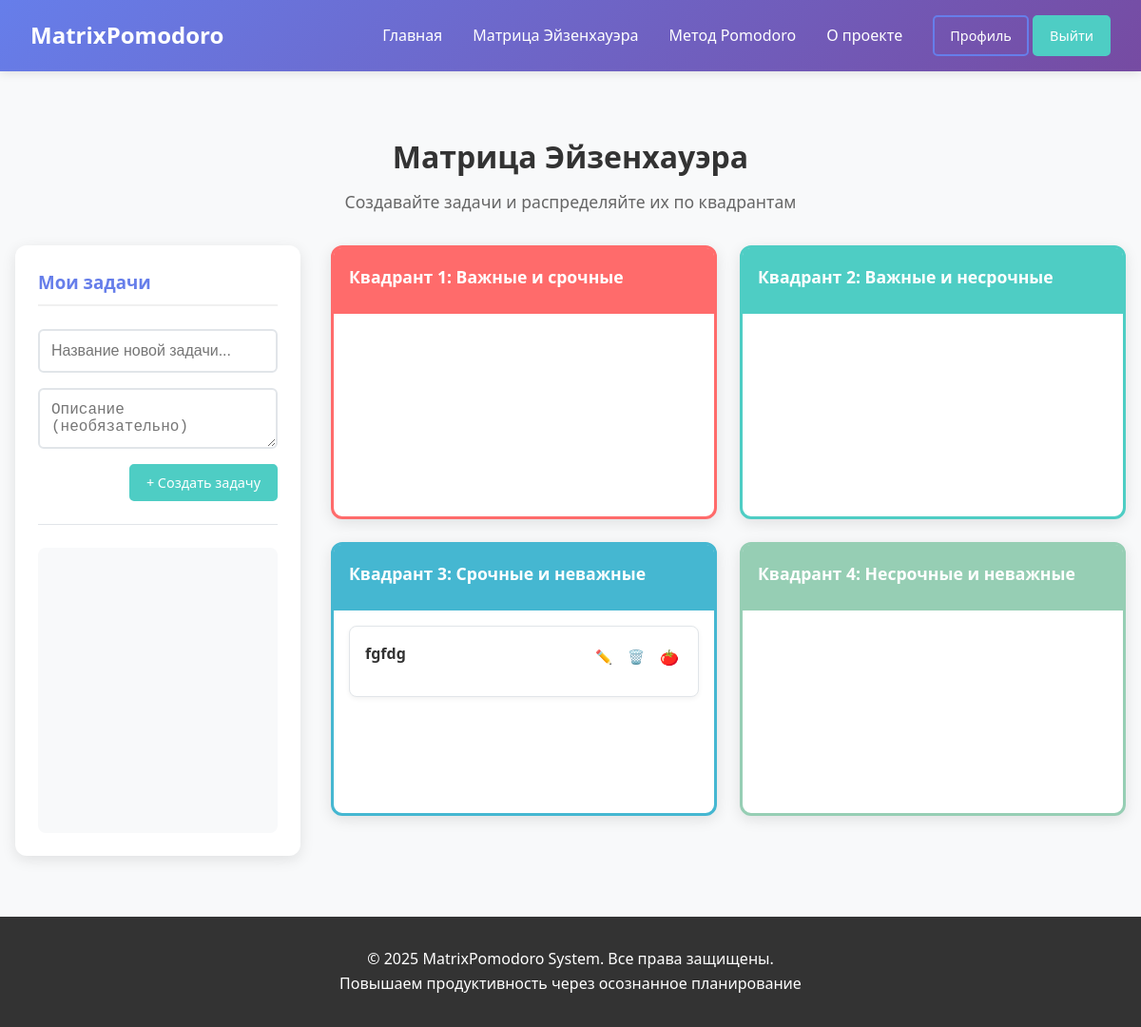
/tasks/matrix/ (signed in), run on the app's committed database.
### tasks/models.py (models this page shows, shortened)
class EisenhowerQuadrant(models.Model):
    name = models.CharField(max_length=100, verbose_name="Название квадранта")
    description = models.TextField(verbose_name="Описание")
    priority_order = models.IntegerField(verbose_name="Порядок отображения (1-4)")
    color_code = models.CharField(max_length=7, default='#FFFFFF', verbose_name="Цвет (HEX)")
    icon = models.CharField(max_length=50, blank=True, verbose_name="Иконка")
    class Meta:
        verbose_name = "Квадрант Эйзенхауэра"
        verbose_name_plural = "Квадранты Эйзенхауэра"
        ordering = ['priority_order']

class Task(models.Model):
    STATUS_CHOICES = [
        ('active', 'Активная'),
        ('completed', 'Завершена'),
        ('cancelled', 'Отменена'),
    ]
    user = models.ForeignKey(User, on_delete=models.CASCADE, verbose_name="Пользователь")
    quadrant = models.ForeignKey(EisenhowerQuadrant, on_delete=models.PROTECT,
                                 verbose_name="Квадрант", null=True, blank=True)
    title = models.CharField(max_length=200, verbose_name="Заголовок")
    description = models.TextField(blank=True, verbose_name="Описание")
    status = models.CharField(max_length=10, choices=STATUS_CHOICES, default='active', verbose_name="Статус")
    display_order = models.PositiveIntegerField(default=0, verbose_name="Порядок отображения")
    priority = models.PositiveIntegerField(default=1, verbose_name="Приоритет (1-10)")
    due_date = models.DateTimeField(null=True, blank=True, verbose_name="Срок выполнения")
    estimated_pomodoros = models.PositiveIntegerField(default=1, verbose_name="Планируемое количество Pomodoro")
    completed_pomodoros = models.PositiveIntegerField(default=0, verbose_name="Выполнено Pomodoro")
    created_at = models.DateTimeField(auto_now_add=True)
    updated_at = models.DateTimeField(auto_now=True)
    completed_at = models.DateTimeField(null=True, blank=True, verbose_name="Фактическое время выполнения")
    class Meta:
        verbose_name = "Задача"
        verbose_name_plural = "Задачи"
        ordering = ['quadrant__priority_order', 'display_order', 'created_at']

### tasks/views.py (the view, shortened to what this page needs)
# urls.py: path('matrix/', views.matrix_view, name='matrix'),
@login_required
def matrix_view(request):
    quadrants = EisenhowerQuadrant.objects.all().order_by('priority_order')
    unassigned_tasks = Task.objects.filter(
        user=request.user,
        quadrant__isnull=True,
        status='active'
    ).order_by('created_at')
    tasks_with_quadrants = Task.objects.filter(
        user=request.user,
        quadrant__isnull=False,
        status='active'
    ).order_by('quadrant__priority_order', 'display_order', 'created_at')
    context = {
        'quadrants': quadrants,
        'unassigned_tasks': unassigned_tasks,
        'tasks': tasks_with_quadrants,
    }
    return render(request, 'tasks/eisenhower_matrix.html', context)

### tasks/templates/tasks/eisenhower_matrix.html (shortened to what this page needs)
{% extends 'core/base.html' %}
{% load static %}
{% block extra_css %}
<link rel="stylesheet" href="{% static 'tasks/css/matrix.css' %}">
{% endblock %}
{% block content %}
<div class="matrix-container">
    <div class="matrix-header">
        <h1>Матрица Эйзенхауэра</h1>
        <p>Создавайте задачи и распределяйте их по квадрантам</p>
    </div>
    <div class="matrix-layout">
        <div class="tasks-sidebar">
            <h3>Мои задачи</h3>
            <div class="create-task-form">
                <form id="task-form" method="POST" action="{% url 'tasks:matrix' %}">
                    <div class="form-group">
                        <input type="text" name="title" id="task-title-input" class="form-control"
                               placeholder="Название новой задачи..." required>
                    </div>
                    <div class="form-group">
                        <textarea name="description" id="task-description-input" class="form-control"
                                  placeholder="Описание (необязательно)" rows="2"></textarea>
                    </div>
                    <div class="form-actions">
                        <button type="submit" class="btn btn-primary" id="create-task-btn">
                            + Создать задачу
                        </button>
                    </div>
                </form>
            </div>
            <div class="tasks-list" id="tasks-list">
            </div>
        </div>
        <div class="matrix-main">
            <div class="eisenhower-matrix">
                {% for quadrant in quadrants %}
                <div class="quadrant" style="border-color: {{ quadrant.color_code }};">
                    <div class="quadrant-header" style="background-color: {{ quadrant.color_code }};">
                        <h3>{{ quadrant.name }}</h3>
                    </div>
                    <div class="tasks-container"
                         id="quadrant-{{ quadrant.id }}"
                         data-quadrant-id="{{ quadrant.id }}">
                        {% for task in tasks %}
                            {% if task.quadrant_id == quadrant.id %}
                            <div class="task-card"
                                 data-task-id="{{ task.id }}"
                                 draggable="true">
                                <div class="task-header">
                                    <h4 class="task-title">{{ task.title }}</h4>
                                    <div class="task-actions">
                                        <button class="btn-edit" data-task-id="{{ task.id }}">✏️</button>
                                        <button class="btn-delete" data-task-id="{{ task.id }}">🗑️</button>
                                        <a href="{% url 'pomodoro:task_detail' task.id %}"
                                           class="btn-pomodoro"
                                           title="Выполнять с Pomodoro">
                                            🍅
                                        </a>
                                    </div>
                                </div>
                            </div>
                            {% endif %}
                        {% endfor %}
                    </div>
                </div>
                {% endfor %}
            </div>
        </div>
    </div>
</div>
{% endblock %}

### core/static/core/css/base.css (style rules this page uses)
* { margin: 0; padding: 0; box-sizing: border-box; }
body { font-family: 'Segoe UI', Tahoma, Geneva, Verdana, sans-serif; line-height: 1.6; color: #333; background-color: #f8f9fa; min-height: 100vh; display: flex; flex-direction: column; }
.btn { display: inline-block; padding: 0.5rem 1rem; border-radius: 5px; text-decoration: none; font-weight: 500; transition: all 0.3s; border: 2px solid transparent; cursor: pointer; font-family: inherit; font-size: 0.9rem; }
.btn-primary { background-color: #4ECDC4; color: white; border: 2px solid #4ECDC4; }

### tasks/static/tasks/css/matrix.css (style rules this page uses)
.matrix-container { max-width: 1400px; margin: 0 auto; padding: 2rem 1rem; }
.matrix-header { text-align: center; margin-bottom: 2rem; }
.matrix-header h1 { color: #333; margin-bottom: 0.5rem; }
.matrix-header p { color: #666; font-size: 1.1rem; }
.matrix-layout { display: flex; gap: 2rem; margin-top: 2rem; min-height: 70vh; }
.tasks-sidebar { flex: 0 0 300px; background: white; border-radius: 12px; box-shadow: 0 4px 15px rgba(0,0,0,0.1); padding: 1.5rem; display: flex; flex-direction: column; }
.tasks-sidebar h3 { color: #667eea; margin-bottom: 1.5rem; padding-bottom: 0.5rem; border-bottom: 2px solid #f0f0f0; }
.create-task-form { margin-bottom: 1.5rem; padding-bottom: 1.5rem; border-bottom: 1px solid #e1e5e9; }
.tasks-list { flex: 1; overflow-y: auto; min-height: 300px; padding: 1rem; background: #f8f9fa; border-radius: 8px; }
.matrix-main { flex: 1; display: flex; flex-direction: column; }
.eisenhower-matrix { display: grid; grid-template-columns: 1fr 1fr; grid-template-rows: 1fr 1fr; gap: 1.5rem; height: 70vh; min-height: 600px; }
.quadrant { border: 3px solid; border-radius: 12px; display: flex; flex-direction: column; background: white; box-shadow: 0 4px 15px rgba(0,0,0,0.1); }
.quadrant-header { padding: 1rem; color: white; border-radius: 8px 8px 0 0; }
.quadrant-header h3 { margin: 0 0 0.5rem 0; font-size: 1.1rem; }
.tasks-container { flex: 1; padding: 1rem; overflow-y: auto; min-height: 200px; }
.task-card { background: white; border: 1px solid #e1e5e9; border-radius: 8px; padding: 1rem; margin-bottom: 0.75rem; cursor: move; transition: all 0.3s ease; box-shadow: 0 2px 5px rgba(0,0,0,0.05); }
.task-header { display: flex; justify-content: space-between; align-items: flex-start; margin-bottom: 0.5rem; }
.task-title { margin: 0; font-size: 1rem; color: #333; flex: 1; }
.task-actions { display: flex; gap: 0.5rem; }
.task-actions button, .task-actions a { background: none; border: none; cursor: pointer; font-size: 0.9rem; padding: 0.25rem; border-radius: 4px; transition: all 0.2s; display: flex; align-items: center; justify-content: center; text-decoration: none; }
.btn-pomodoro { color: #dc3545 !important; font-size: 1rem !important; }
.form-group { display: flex; flex-direction: column; margin-bottom: 1rem; }
.form-control { padding: 0.75rem; border: 2px solid #e1e5e9; border-radius: 6px; font-size: 1rem; transition: border-color 0.3s; width: 100%; }
.form-actions { display: flex; gap: 1rem; justify-content: flex-end; margin-top: 1rem; }
.btn { display: inline-block; padding: 0.5rem 1rem; border-radius: 5px; text-decoration: none; font-weight: 500; transition: all 0.3s; border: 2px solid transparent; cursor: pointer; font-family: inherit; font-size: 0.9rem; }
.btn-primary { background-color: #4ECDC4; color: white; border: 2px solid #4ECDC4; }

### data on the page
EisenhowerQuadrant: name "Квадрант 1: Важные и срочные"
EisenhowerQuadrant: name "Квадрант 2: Важные и несрочные"
EisenhowerQuadrant: name "Квадрант 3: Срочные и неважные"
Task: title "fgfdg"
EisenhowerQuadrant: name "Квадрант 4: Несрочные и неважные"
